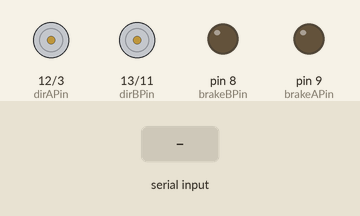
Simulated run of this sketch. Board: Arduino Uno, built with avr-gcc and run on an emulated ATmega328P. Shown: direction and speed pins drawn as motors (green arrow = direction pin HIGH = forward, orange = LOW = backward, longer = more drive), output pins drawn as LEDs (lit = HIGH). The test bench sets the inputs (shaded band).

Above: at 1.2 s.
1.3 s: "s" received over Serial
At 2.0 s:
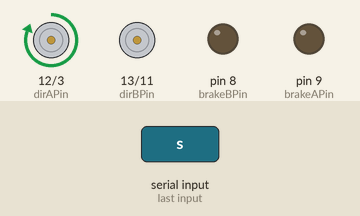
2.8 s: "w" received over Serial
At 3.1 s:
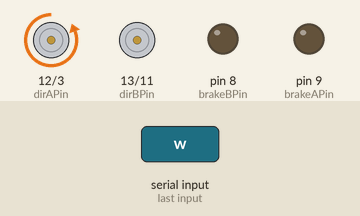
4.3 s: "d" received over Serial
At 5.5 s:
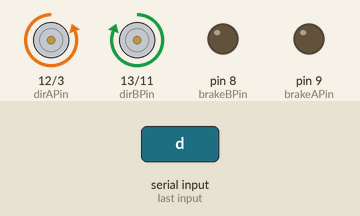
5.8 s: "a" received over Serial
At 6.6 s:
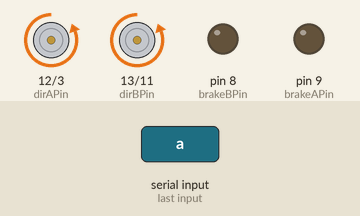
7.3 s: "0" received over Serial
At 7.7 s:
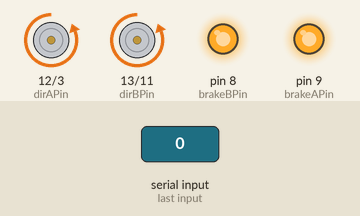
8.8 s: "s" received over Serial
At 10.1 s:
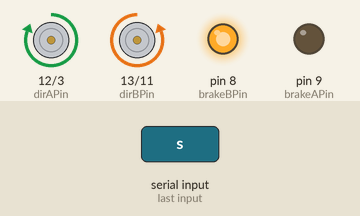
Timing chart, 0 to 11.3 s (numbered marks = the images above; inputs shaded):
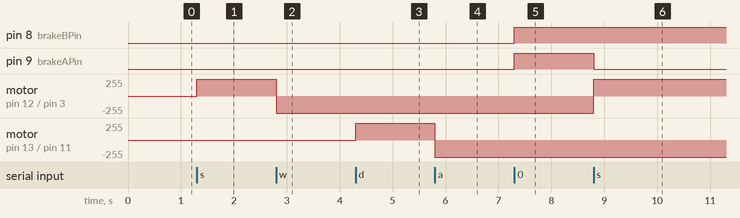

The sketch:

MotorArduino.ino
```cpp
/*************************************************************
Motor Shield 1-Channel DC Motor Demo
by Randy Sarafan

Modified to work with serial input
by Jesse Visser

For more information see:
https://www.instructables.com/id/Arduino-Motor-Shield-Tutorial/

*************************************************************/

#define dirAPin 12
#define brakeAPin 9
#define speedAPin 3
#define dirBPin 13
#define brakeBPin 8
#define speedBPin 11

void setup() {

  Serial.begin(9600);

  //Setup NXT Motor Channel A
  pinMode(dirAPin, OUTPUT); //Initiates Motor Channel A pin
  pinMode(brakeAPin, OUTPUT); //Initiates Brake Channel A pin

  //Setup NXT Motor Channel 2
  pinMode(dirBPin, OUTPUT); //Initiates Motor Channel A pin
  pinMode(brakeBPin, OUTPUT); //Initiates Brake Channel A pin

}

void loop(){
  if(Serial.available() != 0) {
    int incoming = Serial.read();

    if(incoming == 's') {
      //Channel A forward @ full speed
      digitalWrite(dirAPin, HIGH); //Establishes forward direction of Channel A
      digitalWrite(brakeAPin, LOW);   //Disengage the Brake for Channel A
      analogWrite(speedAPin, 255);   //Spins the motor on Channel A at full speed
    }

    if(incoming == 'w') {
      //Channel A backward @ full speed
      digitalWrite(dirAPin, LOW); //Establishes backward direction of Channel A
      digitalWrite(brakeAPin, LOW);   //Disengage the Brake for Channel A
      analogWrite(speedAPin, 255);   //Spins the motor on Channel A at full speed
    }

    if(incoming == 'd') {
      //Channel B forward @ full speed
      digitalWrite(dirBPin, HIGH); //Establishes forward direction of Channel B
      digitalWrite(brakeBPin, LOW);   //Disengage the Brake for Channel B
      analogWrite(speedBPin, 255);   //Spins the motor on Channel B at full speed
    }

    if(incoming == 'a') {
      //Channel B backward @ full speed
      digitalWrite(dirBPin, LOW); //Establishes backward direction of Channel B
      digitalWrite(brakeBPin, LOW);   //Disengage the Brake for Channel B
      analogWrite(speedBPin, 255);   //Spins the motor on Channel B at full speed
    }

    if(incoming == '0') {
      //Engage brakes on both channels
      digitalWrite(brakeAPin, HIGH); //Engage the Brake for Channel A
      digitalWrite(brakeBPin, HIGH); //Engage the brake for channel B

    }
  }
}
```

Measured:
- after the input at 1.3 s, motor on pin 12 (dirAPin) / pin 3 (speedAPin): stopped → forward 255/255 at once
- after the input at 2.8 s, motor on pin 12 (dirAPin) / pin 3 (speedAPin): forward 255/255 → backward 255/255 at once
- after the input at 4.3 s, motor on pin 13 (dirBPin) / pin 11 (speedBPin): stopped → forward 255/255 at once
- after the input at 5.8 s, motor on pin 13 (dirBPin) / pin 11 (speedBPin): forward 255/255 → backward 255/255 at once
- after the input at 7.3 s, pin 8 (brakeBPin), pin 9 (brakeAPin): LOW → HIGH at once
- after the input at 8.8 s, pin 9 (brakeAPin): HIGH → LOW at once; motor on pin 12 (dirAPin) / pin 3 (speedAPin): backward 255/255 → forward 255/255 at once
